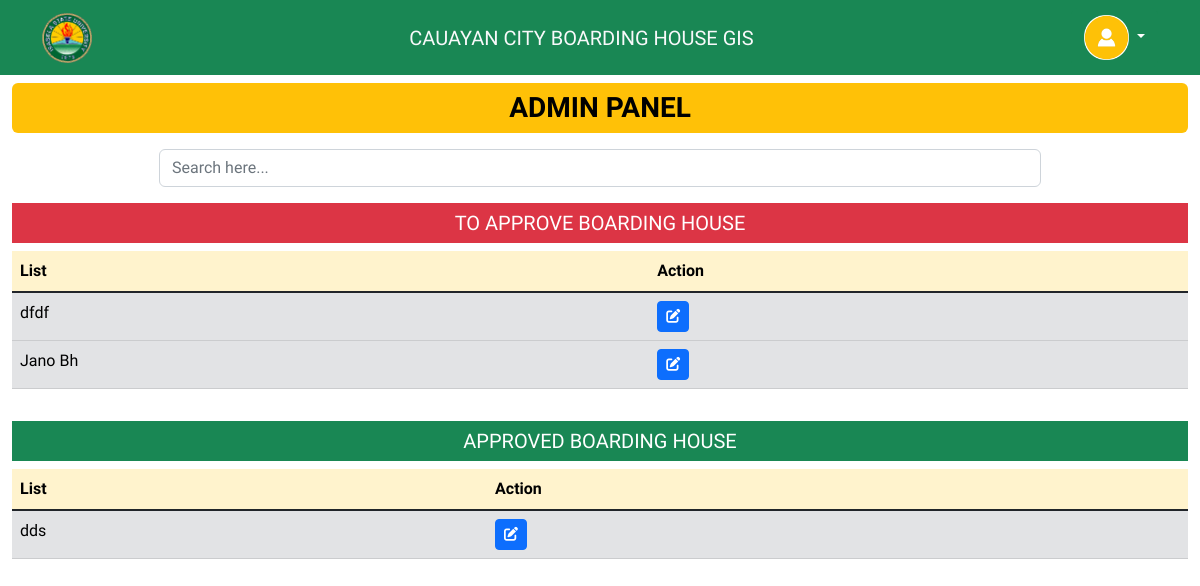
Page /admin-home (signed in) on the earlier database version.
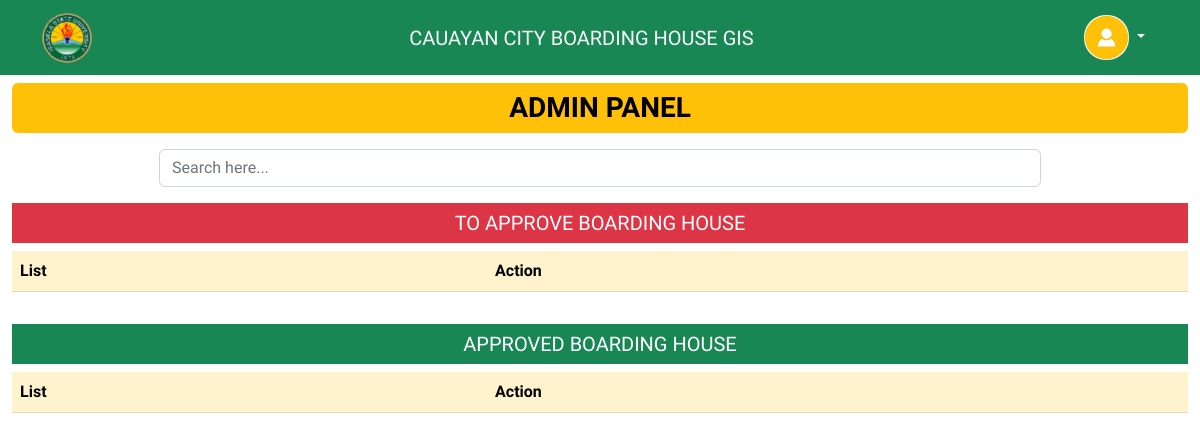
Same page on the later database version.
### My_App/models.py (models this page shows, shortened)
class BoardingHouse(models.Model):
    owner = models.ForeignKey(User, on_delete=models.CASCADE)
    name = models.CharField(max_length=200)
    description = models.TextField(max_length=200)
    price = models.FloatField()
    phone = models.IntegerField(verbose_name='Contact Number')
    location = models.CharField(max_length=200)
    latitude = models.FloatField(verbose_name="Latitude", max_length=50, null=True, blank=True)
    longitude = models.FloatField(verbose_name="Longitude", max_length=50, null=True, blank=True)
    picture1 = models.FileField(upload_to='bh-images/', blank=True, null=True)
    picture2 = models.FileField(upload_to='bh-images/', blank=True, null=True)
    picture3 = models.FileField(upload_to='bh-images/', blank=True, null=True)
    picture4 = models.FileField(upload_to='bh-images/', blank=True, null=True)
    picture5 = models.FileField(upload_to='bh-images/', blank=True, null=True)
    admin_approval = models.BooleanField(max_length=200, default=False)
    updated = models.DateTimeField(auto_now=True)
    created = models.DateTimeField(auto_now_add=True)
    class Meta:
        ordering = ['-updated', '-created']

### My_App/decorators.py (the view)
    def wrapper_func_admin(request, *args, **kwargs):
        group = None
        if request.user.groups.exists():
            group = request.user.groups.all()[0].name
        if group == 'user':
            return redirect('home')
        if group == 'admin':
            return view_func(request, *args, **kwargs)

### My_App/views.py (called while the page is built)
@login_required(login_url='login')
@admin_only
def adminPage(request):
    boarding_houses = BoardingHouse.objects.all()
    context = {
        'boarding_houses': boarding_houses,
    }
    return render(request, 'admin-page.html', context)

### My_App/templates/admin-page.html (shortened to what this page needs)
{% extends 'base.html' %}
{% block content %}
<div class="container">
<h3 class="text-bg-warning text-center fw-bold rounded-2 py-2 my-2">ADMIN PANEL</h3>
<div class="w-75 mx-auto my-3">
    <input type="search" class="form-control" id="searchInput" placeholder="Search here...">
</div>
    <div class="w-100">
        <h5 class="text-bg-danger text-center py-2">TO APPROVE BOARDING HOUSE</h5>
        <div class="table-responsive overflow-auto mb-3" style="max-height: 30vh">
            <table class="table table-hover">
                <thead class="sticky-top">
                <tr class="table-warning">
                    <th scope="col">List</th>
                    <th scope="col">Action</th>
                </tr>
                </thead>
                <tbody id="searchValue1" class="table-group-divider">
                {% for bh in boarding_houses %}
                {% if bh.admin_approval == False %}
                <tr class="table-secondary">
                    <td>{{bh.name}}</td>
                    <td><a href="{% url 'admin-bh-detail' bh.id %}" class="btn btn-sm btn-primary"><i
                            class="fa-solid fa-pen-to-square"></i></a></td>
                </tr>
                {% endif %}
                {% endfor %}
                </tbody>
            </table>
        </div>
        <h5 class="text-bg-success text-center py-2">APPROVED BOARDING HOUSE</h5>
        <div class="table-responsive overflow-auto mb-3" style="max-height: 30vh">
            <table class="table table-hover">
                <thead class="sticky-top">
                <tr class="table-warning">
                    <th scope="col">List</th>
                    <th scope="col">Action</th>
                </tr>
                </thead>
                <tbody id="searchValue1" class="table-group-divider">
                {% for bh in boarding_houses %}
                {% if bh.admin_approval == True %}
                <tr class="table-secondary">
                    <td>{{bh.name}}</td>
                    <td><a href="{% url 'admin-bh-detail' bh.id %}" class="btn btn-sm btn-primary"><i
                            class="fa-solid fa-pen-to-square"></i></a></td>
                </tr>
                {% endif %}
                {% endfor %}
                </tbody>
            </table>
        </div>
    </div>
</div>
{% endblock %}

Differences in the rows shown:
removed BoardingHouse: name "dfdf", shown under "TO APPROVE BOARDING HOUSE"
removed BoardingHouse: name "Jano Bh", shown under "TO APPROVE BOARDING HOUSE"
removed BoardingHouse: name "dds", shown under "APPROVED BOARDING HOUSE"
